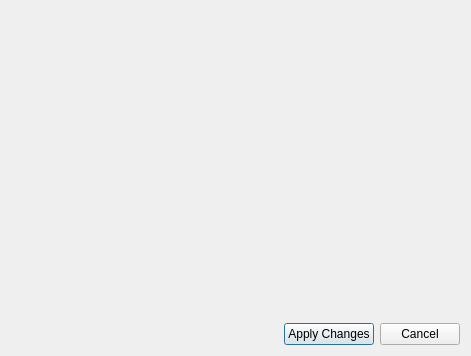
<?xml version="1.0" encoding="UTF-8"?>
<ui version="4.0">
 <class>DbProfileManager</class>
 <widget class="QDialog" name="DbProfileManager">
  <property name="geometry">
   <rect>
    <x>0</x>
    <y>0</y>
    <width>471</width>
    <height>356</height>
   </rect>
  </property>
  <property name="windowTitle">
   <string>Manage profiles</string>
  </property>
  <layout class="QGridLayout" name="gridLayout">
   <item row="1" column="1">
    <widget class="QPushButton" name="applyPushButton">
     <property name="text">
      <string>Apply Changes</string>
     </property>
    </widget>
   </item>
   <item row="1" column="2">
    <widget class="QPushButton" name="cancelPushButton">
     <property name="text">
      <string>Cancel</string>
     </property>
    </widget>
   </item>
   <item row="1" column="0">
    <spacer name="horizontalSpacer">
     <property name="orientation">
      <enum>Qt::Horizontal</enum>
     </property>
     <property name="sizeHint" stdset="0">
      <size>
       <width>40</width>
       <height>20</height>
      </size>
     </property>
    </spacer>
   </item>
   <item row="0" column="0" colspan="3">
    <widget class="CustomSelector" name="profileCustomSelector" native="true"/>
   </item>
  </layout>
 </widget>
 <customwidgets>
  <customwidget>
   <class>CustomSelector</class>
   <extends>QWidget</extends>
   <header>DsgTools.CustomWidgets.customSelector.h</header>
   <container>1</container>
  </customwidget>
 </customwidgets>
 <resources/>
 <connections/>
</ui>
